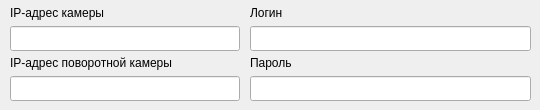
           <widget class="QWidget" name="STRAZH_IP_groupbox">
            <widget class="QLineEdit" name="STRAZH_IP_lineEdit__IPaddr">
             <property name="geometry">
              <rect>
               <x>10</x>
               <y>26</y>
               <width>230</width>
               <height>25</height>
              </rect>
             </property>
            </widget>
            <widget class="QLabel" name="label_85">
             <property name="geometry">
              <rect>
               <x>10</x>
               <y>0</y>
               <width>111</width>
               <height>25</height>
              </rect>
             </property>
             <property name="text">
              <string>IP-адрес камеры</string>
             </property>
            </widget>
            <widget class="QLabel" name="label_86">
             <property name="geometry">
              <rect>
               <x>250</x>
               <y>0</y>
               <width>47</width>
               <height>25</height>
              </rect>
             </property>
             <property name="text">
              <string>Логин</string>
             </property>
            </widget>
            <widget class="QLineEdit" name="STRAZH_IP_lineEdit__login">
             <property name="geometry">
              <rect>
               <x>250</x>
               <y>26</y>
               <width>281</width>
               <height>25</height>
              </rect>
             </property>
            </widget>
            <widget class="QLabel" name="label_87">
             <property name="geometry">
              <rect>
               <x>250</x>
               <y>50</y>
               <width>50</width>
               <height>25</height>
              </rect>
             </property>
             <property name="text">
              <string>Пароль</string>
             </property>
            </widget>
            <widget class="QLineEdit" name="STRAZH_IP_lineEdit__password">
             <property name="geometry">
              <rect>
               <x>250</x>
               <y>76</y>
               <width>281</width>
               <height>25</height>
              </rect>
             </property>
            </widget>
            <widget class="QLabel" name="label_88">
             <property name="geometry">
              <rect>
               <x>10</x>
               <y>50</y>
               <width>231</width>
               <height>25</height>
              </rect>
             </property>
             <property name="text">
              <string>IP-адрес поворотной камеры</string>
             </property>
            </widget>
            <widget class="QLineEdit" name="STRAZH_IP_lineEdit__IPaddres_rotary_device">
             <property name="geometry">
              <rect>
               <x>10</x>
               <y>76</y>
               <width>230</width>
               <height>25</height>
              </rect>
             </property>
            </widget>
           </widget>
